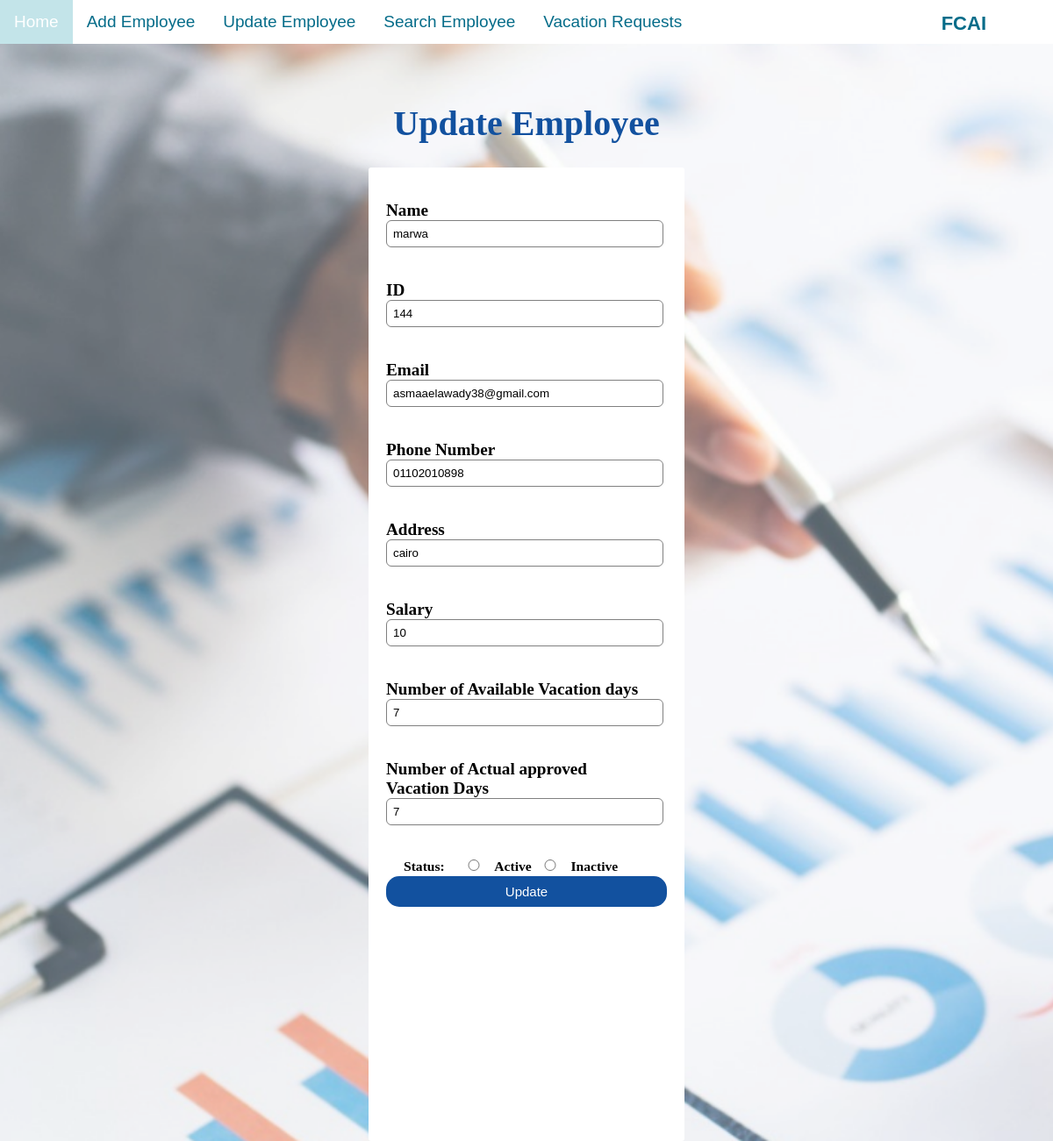
The page /update/144 on the database as committed earlier.
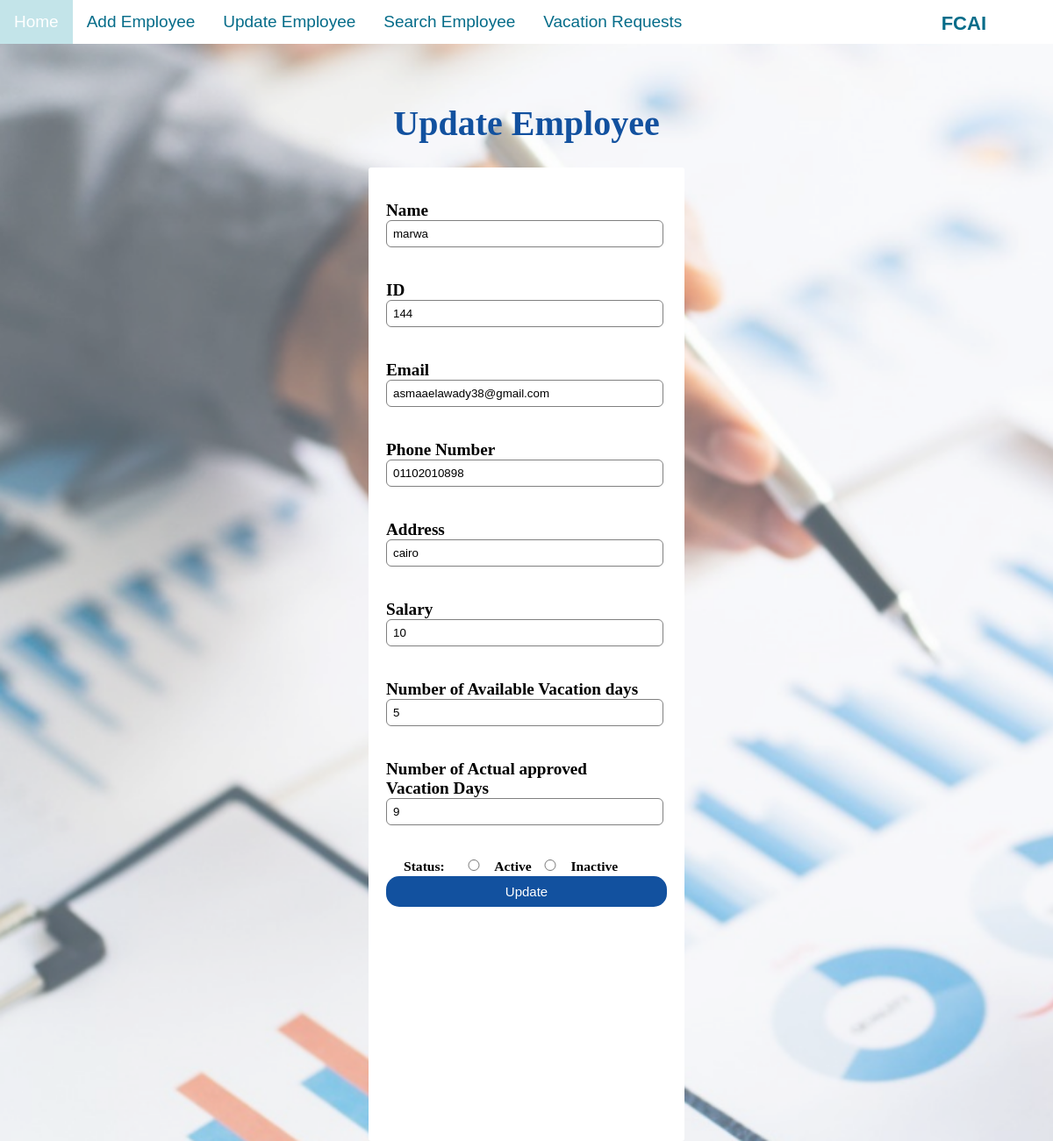
The same page on the database as committed later.
### HR/models.py (models this page shows)
class RegisterForm(models.Model):
    gndr=[
        ('Male','M'),('Female','F'),
        ]
    ms=[
        ('Single','Single'),('Married','Married'),
        ]
    stats=[
        ('Active','Active'),
        ('Inactive','Inactive'),
    ]
    EmployeeID = models.CharField(max_length=100,primary_key=True)
    EmployeeName = models.CharField(max_length=100)
    email = models.EmailField(max_length=100)
    phone = models.CharField(max_length=100)
    Addres = models.CharField(max_length=100)
    Salary = models.CharField(max_length=100)
    NumberVacation = models.IntegerField()
    NumberApprovedVacation = models.IntegerField()
    Date = models.DateField()
    Gender = models.CharField(max_length=8,choices=gndr)
    Status = models.CharField(max_length=8,choices=stats)
    MARITALSTATUE = models.CharField(max_length=8,choices=ms)

### HR/views.py (the view)
# urls.py: path('update/<int:EmployeeID>', views.update, name='update'),
def update(request, EmployeeID):
  mymember = RegisterForm.objects.get(EmployeeID=EmployeeID)
  template = loader.get_template('editinfo.html')
  context = {
    'mymember': mymember,
  }
  return HttpResponse(template.render(context, request))

### HR/templates/editinfo.html (shortened to what this page needs)
{% include 'navbar.html' %}
{% load static %}
{% block content%}
<!DOCTYPE html>
<html>
<head>
    <link rel="stylesheet" href="{% static 'css/updateEmployee.css' %}">
</head>
<body>
    <br>
    <h1 id = "head">Update Employee</h1>
    <div class="bigdiv">
        <form name="upform" action="updaterecord/{{ mymember.EmployeeID }}" method="POST" onsubmit='loadDoc()' >
            <div class="radio1">
                <div>
                    <br>
                    <label> Name</label>
                    <input class="nametbup" type="text" id="new" name="EmployeeName" value="{{ mymember.EmployeeName }}" > <br>
                </div>
                <br>
                <div>
                    <label> ID </label>
                    <input type="text" ID="newID"   name="EmployeeID"  value="{{ mymember.EmployeeID }}"><br>
                    <br>
                </div>
                <div>
                    <label> Email </label>
                    <input type="email" id="mail" name="email" value="{{mymember.email}}"><br>
                </div>
                <br>
                <div>
                    <label> Phone Number </label>
                    <input type="number" id="num" name="phone" value="{{mymember.phone}}"><br>
                </div>
                <br>
                <div>
                    <label> Address </label>
                    <input type="text" id="a" name="Addres" value="{{mymember.Addres}}"><br>
                </div>
                <br>
                <div>
                    <label> Salary </label>
                    <input type="number" id="s" name="Salary" value="{{mymember.Salary}}"> <br>
                </div>
                <br>
                <div>
                    <label> Number of Available Vacation days </label>
                    <input type="number" id="vacdays" name="NumberVacation" value="{{mymember.NumberVacation}}"> <br>
                </div>
                <br>
                <div>
                    <label> Number of Actual approved Vacation Days </label>
                    <input type="number" id="approved" name="NumberApprovedVacation" value="{{mymember.NumberApprovedVacation}}"> <br>
                </div>
                <br>
                <div class="choose1">
                    <div class="choose1"> <label>Status: </label></div>
                    <div class="choose">
                        <input type="radio" required name="status" id="active" value="Active">
                    </div>
                    <div class="choose">
                        <label for="active">Active</label>
                    </div>
                </div>
                <div class="choose1">
                    <div class="choose">
                        <input type="radio" required name="status" id="inactive" value="inactive">
                    </div>
                    <div class="choose">
                        <label for="inactive">Inactive</label>
                    </div>
                </div>
                <input type="submit" value="Update"><br>
        </form>
    </div>
</body>
</html>
{%endblock content %}

Rows that differ between the two databases and show on the page:
changed RegisterForm "marwa": NumberVacation "7" → "5"; NumberApprovedVacation "7" → "9"
